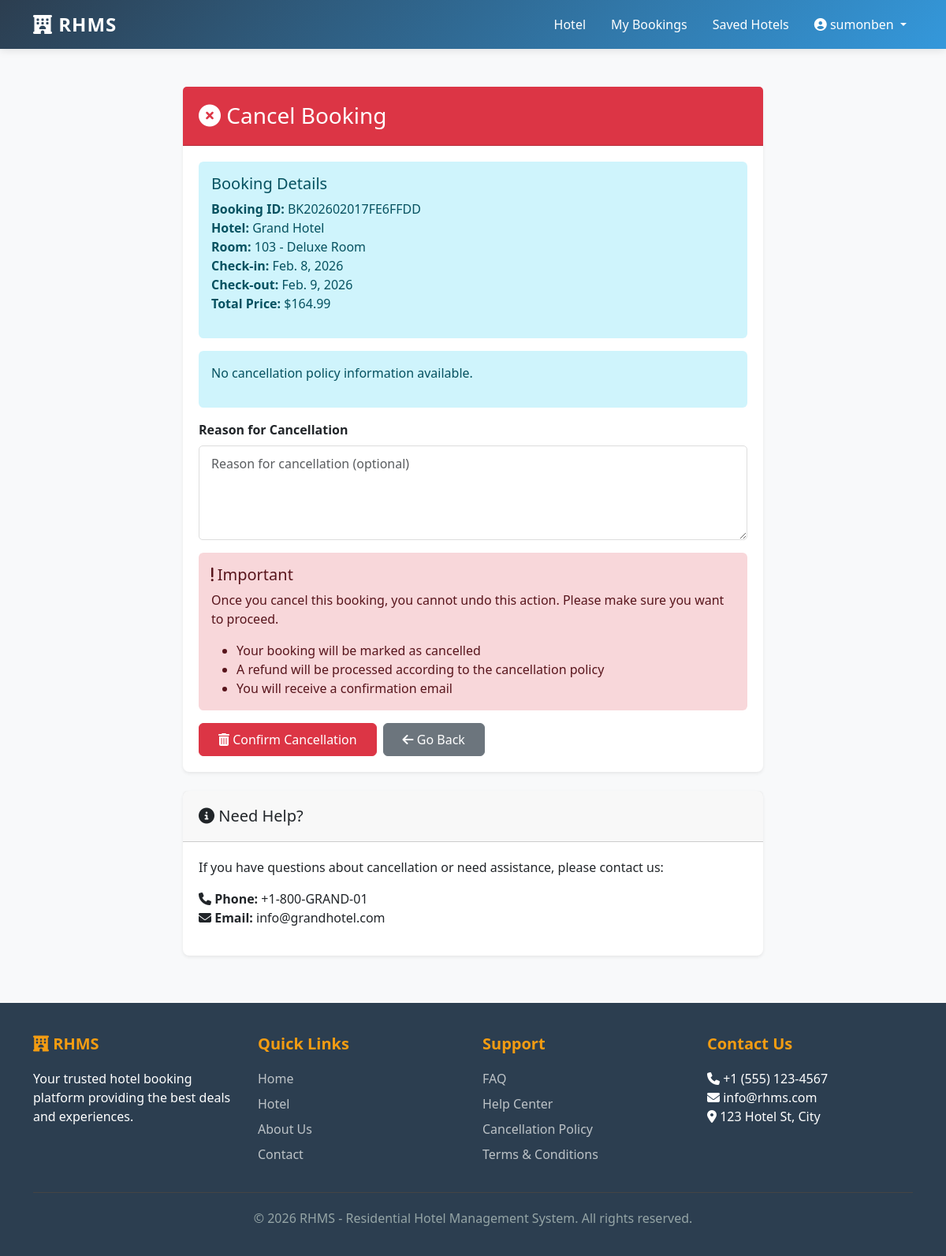
The app's page /booking/5/cancel/ (signed in) with its own data.
### booking/models.py (models this page shows, shortened)
class Booking(models.Model):
    STATUS_CHOICES = [
        ('pending', 'Pending'),
        ('confirmed', 'Confirmed'),
        ('checked_in', 'Checked In'),
        ('checked_out', 'Checked Out'),
        ('cancelled', 'Cancelled'),
    ]
    PAYMENT_STATUS_CHOICES = [
        ('pending', 'Pending'),
        ('completed', 'Completed'),
        ('failed', 'Failed'),
        ('refunded', 'Refunded'),
    ]
    booking_id = models.CharField(max_length=50, unique=True)
    user = models.ForeignKey(User, on_delete=models.CASCADE, related_name='bookings')
    room = models.ForeignKey(Room, on_delete=models.PROTECT, related_name='bookings')
    hotel = models.ForeignKey(Hotel, on_delete=models.PROTECT, related_name='bookings')
    check_in_date = models.DateField()
    check_out_date = models.DateField()
    number_of_guests = models.IntegerField(default=1)
    guest_name = models.CharField(max_length=100)
    guest_email = models.EmailField()
    guest_phone = models.CharField(max_length=20)
    room_price_per_night = models.DecimalField(max_digits=10, decimal_places=2)
    number_of_nights = models.IntegerField()
    subtotal = models.DecimalField(max_digits=10, decimal_places=2)
    tax_amount = models.DecimalField(max_digits=10, decimal_places=2, default=0)
    discount_amount = models.DecimalField(max_digits=10, decimal_places=2, default=0)
    total_price = models.DecimalField(max_digits=10, decimal_places=2)
    status = models.CharField(max_length=20, choices=STATUS_CHOICES, default='pending')
    payment_status = models.CharField(max_length=20, choices=PAYMENT_STATUS_CHOICES, default='pending')
    special_requests = models.TextField(blank=True)
    notes = models.TextField(blank=True)
    created_at = models.DateTimeField(auto_now_add=True)
    updated_at = models.DateTimeField(auto_now=True)
    confirmed_at = models.DateTimeField(null=True, blank=True)
    checked_in_at = models.DateTimeField(null=True, blank=True)
    checked_out_at = models.DateTimeField(null=True, blank=True)
    cancelled_at = models.DateTimeField(null=True, blank=True)
    class Meta:
        ordering = ['-created_at']
        indexes = [
            models.Index(fields=['user', 'status']),
            models.Index(fields=['booking_id']),
        ]
    def can_cancel(self):
        return self.status in ['pending', 'confirmed']

### hotel/models.py (models this page shows, shortened)
class Hotel(models.Model):
    STATUS_CHOICES = [
        ('active', 'Active'),
        ('inactive', 'Inactive'),
        ('maintenance', 'Under Maintenance'),
    ]
    name = models.CharField(max_length=200, unique=True)
    slug = models.SlugField(unique=True)
    description = models.TextField()
    email = models.EmailField()
    phone = models.CharField(max_length=20)
    address = models.CharField(max_length=255)
    city = models.CharField(max_length=100)
    state = models.CharField(max_length=100)
    country = models.CharField(max_length=100)
    postal_code = models.CharField(max_length=20)
    latitude = models.FloatField(null=True, blank=True)
    longitude = models.FloatField(null=True, blank=True)
    image = models.ImageField(upload_to='hotels/')
    banner = models.ImageField(upload_to='hotels/banners/')
    rating = models.FloatField(
        default=0,
        validators=[MinValueValidator(0), MaxValueValidator(5)]
    )
    total_reviews = models.IntegerField(default=0)
    check_in_time = models.TimeField(default='14:00')
    check_out_time = models.TimeField(default='11:00')
    status = models.CharField(max_length=20, choices=STATUS_CHOICES, default='active')
    is_featured = models.BooleanField(default=False)
    meta_description = models.CharField(max_length=160, blank=True, help_text="SEO meta description (max 160 chars)")
    meta_keywords = models.CharField(max_length=200, blank=True, help_text="Comma-separated keywords")
    created_at = models.DateTimeField(auto_now_add=True)
    updated_at = models.DateTimeField(auto_now=True)
    class Meta:
        ordering = ['-created_at']
        indexes = [
            models.Index(fields=['slug']),
            models.Index(fields=['status']),
        ]

class Room(models.Model):
    STATUS_CHOICES = [
        ('available', 'Available'),
        ('occupied', 'Occupied'),
        ('maintenance', 'Under Maintenance'),
        ('unavailable', 'Unavailable'),
    ]
    hotel = models.ForeignKey(Hotel, on_delete=models.CASCADE, related_name='rooms')
    room_type = models.ForeignKey(RoomType, on_delete=models.SET_NULL, null=True, related_name='rooms')
    room_number = models.CharField(max_length=20)
    floor = models.IntegerField()
    price_per_night = models.DecimalField(max_digits=10, decimal_places=2)
    discount_price = models.DecimalField(
        max_digits=10,
        decimal_places=2,
        null=True,
        blank=True,
        help_text="Price after discount"
    )
    status = models.CharField(max_length=20, choices=STATUS_CHOICES, default='available')
    is_active = models.BooleanField(default=True)
    created_at = models.DateTimeField(auto_now_add=True)
    updated_at = models.DateTimeField(auto_now=True)
    class Meta:
        unique_together = ['hotel', 'room_number']
        ordering = ['floor', 'room_number']
        indexes = [
            models.Index(fields=['status']),
            models.Index(fields=['hotel', 'status']),
        ]

class RoomType(models.Model):
    hotel = models.ForeignKey(Hotel, on_delete=models.CASCADE, related_name='room_types')
    name = models.CharField(max_length=100)  # Single, Double, Suite, etc.
    slug = models.SlugField(blank=True, help_text="Auto-generated from name")
    description = models.TextField()
    max_guests = models.IntegerField(default=1, validators=[MinValueValidator(1)])
    beds = models.CharField(max_length=100)  # Single bed, Double bed, etc.
    amenities = models.TextField(help_text="Comma-separated list of amenities")
    image = models.ImageField(upload_to='room_types/')
    image_alt_text = models.CharField(max_length=200, blank=True, help_text="Alt text for SEO")
    class Meta:
        unique_together = ['hotel', 'name']

### booking/views.py (the view)
# urls.py: path('<int:booking_id>/cancel/', views.booking_cancel, name='cancel'),
def booking_cancel(request, booking_id):
    booking = get_object_or_404(Booking, id=booking_id, user=request.user)
    if not booking.can_cancel():
        messages.error(request, 'This booking cannot be cancelled.')
        return redirect('booking:booking_detail', booking_id=booking.id)
    if request.method == 'POST':
        form = CancellationForm(request.POST)
        if form.is_valid():
            booking.status = 'cancelled'
            booking.cancelled_at = timezone.now()
            policies = booking.hotel.cancellation_policies.filter(is_active=True)
            refund_percentage = 0
            for policy in policies:
                if booking.get_days_until_checkin() >= policy.days_before_checkin:
                    refund_percentage = policy.refund_percentage
                    break
            refund_amount = booking.total_price * Decimal(str(refund_percentage)) / 100
            Payment.objects.create(
                booking=booking,
                amount=refund_amount,
                payment_method='refund',
                transaction_id=f"REFUND{uuid.uuid4().hex[:10].upper()}",
                status='completed'
            )
            booking.save()
            messages.success(request, f'Booking cancelled. Refund amount: {refund_amount}')
            return redirect('booking:booking_list')
    else:
        form = CancellationForm()
    return render(request, 'booking/cancel_form.html', {
        'booking': booking,
        'form': form
    })

### templates/booking/cancel_form.html (shortened to what this page needs)
{% extends 'base.html' %}
{% load static %}
{% block content %}
<div class="container mt-5 mb-5">
    <div class="row">
        <div class="col-md-8 offset-md-2">
            <div class="card shadow-sm">
                <div class="card-header bg-danger text-white">
                    <h3 class="mb-0"><i class="fas fa-times-circle"></i> Cancel Booking</h3>
                </div>
                <div class="card-body">
                    <div class="alert alert-info">
                        <h5>Booking Details</h5>
                        <ul class="list-unstyled">
                            <li><strong>Booking ID:</strong> {{ booking.booking_id }}</li>
                            <li><strong>Hotel:</strong> {{ booking.hotel.name }}</li>
                            <li><strong>Room:</strong> {{ booking.room.room_number }} - {{ booking.room.room_type.name }}</li>
                            <li><strong>Check-in:</strong> {{ booking.check_in_date }}</li>
                            <li><strong>Check-out:</strong> {{ booking.check_out_date }}</li>
                            <li><strong>Total Price:</strong> ${{ booking.total_price }}</li>
                        </ul>
                    </div>
                    {% if booking.cancellation_policy %}
                    <div class="alert alert-warning">
                        <h5><i class="fas fa-exclamation-triangle"></i> Cancellation Policy</h5>
                        <p><strong>Policy:</strong> {{ booking.cancellation_policy.name }}</p>
                        <p><strong>Refund Percentage:</strong> {{ booking.cancellation_policy.refund_percentage }}%</p>
                        <p><strong>Deadline:</strong> {{ booking.cancellation_policy.days_before_checkin }} days before check-in</p>
                        {% if booking.cancellation_policy.description %}
                        <p><strong>Details:</strong> {{ booking.cancellation_policy.description }}</p>
                        {% endif %}
                    </div>
                    {% else %}
                    <div class="alert alert-info">
                        <p>No cancellation policy information available.</p>
                    </div>
                    {% endif %}
                    <form method="post" novalidate>
                        <div class="mb-3">
                            <label for="{{ form.reason.id_for_label }}" class="form-label">
                                <strong>Reason for Cancellation</strong>
                            </label>
                            {{ form.reason }}
                        </div>
                        <div class="alert alert-danger" role="alert">
                            <h5><i class="fas fa-exclamation"></i> Important</h5>
                            <p>Once you cancel this booking, you cannot undo this action. Please make sure you want to proceed.</p>
                            <ul class="mb-0">
                                <li>Your booking will be marked as cancelled</li>
                                <li>A refund will be processed according to the cancellation policy</li>
                                <li>You will receive a confirmation email</li>
                            </ul>
                        </div>
                        <div class="d-flex gap-2">
                            <button type="submit" class="btn btn-danger">
                                <i class="fas fa-trash-alt"></i> Confirm Cancellation
                            </button>
                            <a href="{% url 'booking:booking_detail' booking.id %}" class="btn btn-secondary">
                                <i class="fas fa-arrow-left"></i> Go Back
                            </a>
                        </div>
                    </form>
                </div>
            </div>
            <div class="card mt-4 shadow-sm">
                <div class="card-header">
                    <h5 class="mb-0"><i class="fas fa-info-circle"></i> Need Help?</h5>
                </div>
                <div class="card-body">
                    <p>If you have questions about cancellation or need assistance, please contact us:</p>
                    <ul class="list-unstyled">
                        <li><i class="fas fa-phone"></i> <strong>Phone:</strong> {{ booking.hotel.phone }}</li>
                        <li><i class="fas fa-envelope"></i> <strong>Email:</strong> {{ booking.hotel.email }}</li>
                    </ul>
                </div>
            </div>
        </div>
    </div>
</div>
{% endblock %}

### templates/base.html (shortened to what this page needs)
<!DOCTYPE html>
<html lang="en">
<head>
    <link href="https://cdn.jsdelivr.net/npm/bootstrap@5.3.0/dist/css/bootstrap.min.css" rel="stylesheet">
    <link rel="stylesheet" href="https://cdnjs.cloudflare.com/ajax/libs/font-awesome/6.4.0/css/all.min.css">
</head>
<body>
    <nav class="navbar navbar-expand-lg navbar-dark">
        <div class="container">
            <a class="navbar-brand" href="{% url 'hotel:home' %}">
                <i class="fas fa-hotel"></i> RHMS
            </a>
            <div class="collapse navbar-collapse" id="navbarNav">
                <ul class="navbar-nav ms-auto">
                    <li class="nav-item">
                        <a class="nav-link" href="{% url 'hotel:home' %}">Hotel</a>
                    </li>
                    {% if user.is_authenticated %}
                        <li class="nav-item">
                            <a class="nav-link" href="{% url 'booking:booking_list' %}">My Bookings</a>
                        </li>
                        <li class="nav-item">
                            <a class="nav-link" href="{% url 'hotel:saved_hotels' %}">Saved Hotels</a>
                        </li>
                        <li class="nav-item dropdown user-dropdown">
                            <a class="nav-link dropdown-toggle" href="#" id="userDropdown" role="button" data-bs-toggle="dropdown">
                                <i class="fas fa-user-circle"></i> {{ user.first_name|default:user.username }}
                            </a>
                        </li>
                    {% endif %}
                </ul>
            </div>
        </div>
    </nav>
    {% block content %}{% endblock %}
    <footer class="footer">
        <div class="container">
            <div class="row">
                <div class="col-md-3 footer-section">
                    <h5><i class="fas fa-hotel"></i> RHMS</h5>
                    <p>Your trusted hotel booking platform providing the best deals and experiences.</p>
                </div>
                <div class="col-md-3 footer-section">
                    <h5>Quick Links</h5>
                    <ul>
                        <li><a href="{% url 'hotel:home' %}">Home</a></li>
                        <li><a href="{% url 'hotel:home' %}">Hotel</a></li>
                        <li><a href="#">About Us</a></li>
                        <li><a href="#">Contact</a></li>
                    </ul>
                </div>
                <div class="col-md-3 footer-section">
                    <h5>Support</h5>
                    <ul>
                        <li><a href="#">FAQ</a></li>
                        <li><a href="#">Help Center</a></li>
                        <li><a href="#">Cancellation Policy</a></li>
                        <li><a href="#">Terms & Conditions</a></li>
                    </ul>
                </div>
                <div class="col-md-3 footer-section">
                    <h5>Contact Us</h5>
                    <ul>
                        <li><i class="fas fa-phone"></i> +1 (555) 123-4567</li>
                        <li><i class="fas fa-envelope"></i> info@rhms.com</li>
                        <li><i class="fas fa-map-marker-alt"></i> 123 Hotel St, City</li>
                    </ul>
                </div>
            </div>
            <div class="footer-bottom">
                <p>&copy; 2026 RHMS - Residential Hotel Management System. All rights reserved.</p>
            </div>
        </div>
    </footer>
</body>
</html>

### records on screen
Booking: booking_id "BK202602017FE6FFDD", hotel.name "Grand Hotel", room.room_number "103", room.room_type.name "Deluxe Room", check_in_date "Feb. 8, 2026", check_out_date "Feb. 9, 2026", total_price "164.99", hotel.phone "+1-800-GRAND-01", hotel.email "info@grandhotel.com"

### other values on screen
{{ user.first_name|default:user.username }} "sumonben"
